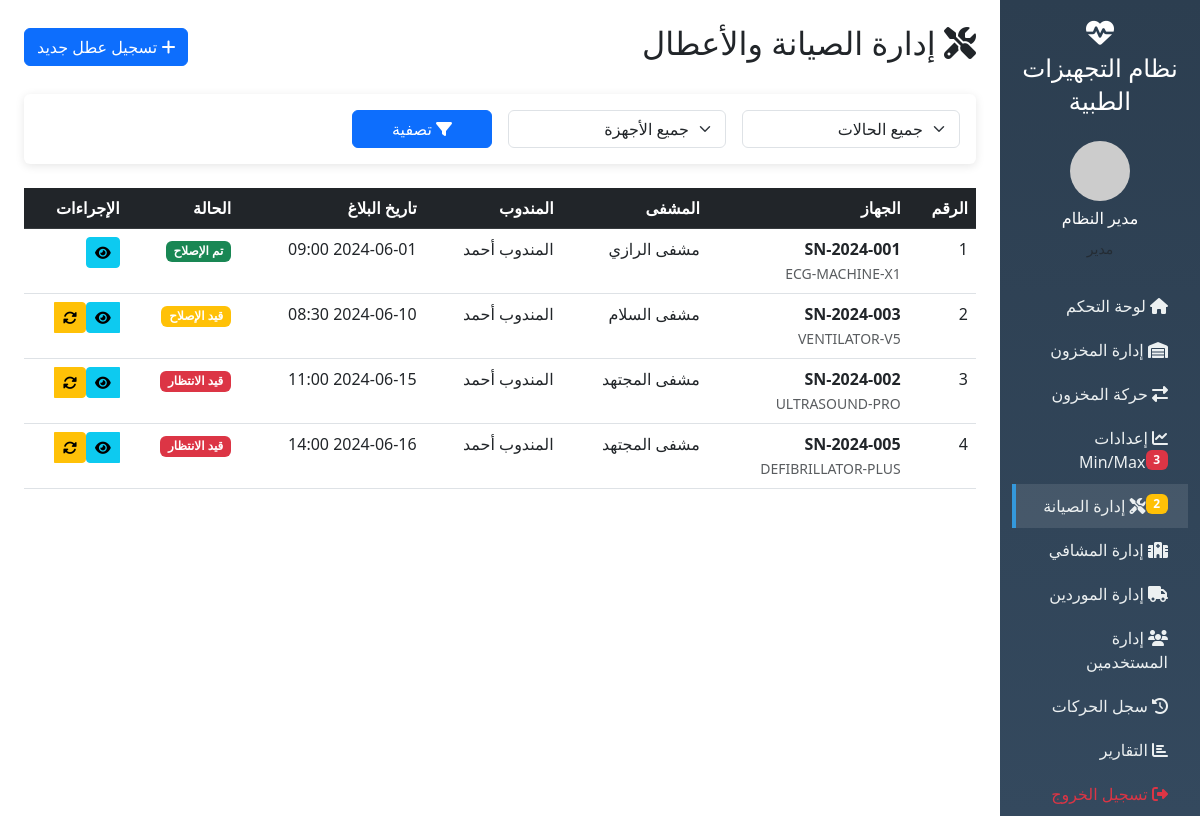
/maintenance.php (signed in), run on the app's committed database.
### tables this page shows
CREATE TABLE maintenance_logs (
    id INT AUTO_INCREMENT PRIMARY KEY,
    device_id INT NOT NULL,
    hospital_id INT NOT NULL,
    reported_by INT DEFAULT NULL,
    assigned_rep_id INT NOT NULL,
    problem_description TEXT NOT NULL,
    status ENUM('pending', 'in_progress', 'resolved') DEFAULT 'pending',
    reported_date DATETIME DEFAULT CURRENT_TIMESTAMP,
    start_date DATETIME DEFAULT NULL,
    resolution_notes TEXT,
    resolved_date DATETIME DEFAULT NULL,
    created_at TIMESTAMP DEFAULT CURRENT_TIMESTAMP,
    updated_at TIMESTAMP DEFAULT CURRENT_TIMESTAMP ON UPDATE CURRENT_TIMESTAMP,
    FOREIGN KEY (device_id) REFERENCES devices(id) ON DELETE CASCADE,
    FOREIGN KEY (hospital_id) REFERENCES hospitals(id) ON DELETE CASCADE,
    FOREIGN KEY (reported_by) REFERENCES users(id) ON DELETE SET NULL,
    FOREIGN KEY (assigned_rep_id) REFERENCES users(id) ON DELETE CASCADE,
    INDEX idx_device (device_id),
    INDEX idx_status (status),
    INDEX idx_assigned (assigned_rep_id)
);

CREATE TABLE devices (
    id INT AUTO_INCREMENT PRIMARY KEY,
    serial_number VARCHAR(50) NOT NULL UNIQUE,
    model VARCHAR(100) NOT NULL,
    brand VARCHAR(50),
    supplier_id INT,
    purchase_date DATE NOT NULL,
    warranty_months INT NOT NULL DEFAULT 12,
    warranty_expiry_date DATE,
    purchase_price DECIMAL(10,2),
    notes TEXT,
    status ENUM('in_stock', 'sold', 'maintenance') DEFAULT 'in_stock',
    current_hospital_id INT DEFAULT NULL,
    sold_date DATE DEFAULT NULL,
    sold_price DECIMAL(10,2),
    created_at TIMESTAMP DEFAULT CURRENT_TIMESTAMP,
    updated_at TIMESTAMP DEFAULT CURRENT_TIMESTAMP ON UPDATE CURRENT_TIMESTAMP,
    FOREIGN KEY (supplier_id) REFERENCES suppliers(id) ON DELETE SET NULL,
    FOREIGN KEY (current_hospital_id) REFERENCES hospitals(id) ON DELETE SET NULL,
    INDEX idx_serial (serial_number),
    INDEX idx_status (status),
    INDEX idx_model (model),
    INDEX idx_warranty (warranty_expiry_date)
);

CREATE TABLE hospitals (
    id INT AUTO_INCREMENT PRIMARY KEY,
    name VARCHAR(100) NOT NULL,
    rep_id INT DEFAULT NULL,
    contact_person VARCHAR(100),
    phone VARCHAR(20),
    email VARCHAR(100),
    address TEXT,
    notes TEXT,
    created_at TIMESTAMP DEFAULT CURRENT_TIMESTAMP,
    is_active BOOLEAN DEFAULT TRUE,
    FOREIGN KEY (rep_id) REFERENCES users(id) ON DELETE SET NULL,
    INDEX idx_rep (rep_id)
);

CREATE TABLE users (
    id INT AUTO_INCREMENT PRIMARY KEY,
    username VARCHAR(50) NOT NULL UNIQUE,
    email VARCHAR(100) NOT NULL UNIQUE,
    password VARCHAR(255) NOT NULL,
    full_name VARCHAR(100) NOT NULL,
    role ENUM('admin', 'rep', 'storekeeper') NOT NULL DEFAULT 'storekeeper',
    phone VARCHAR(20),
    last_login DATETIME DEFAULT NULL,
    last_login_ip VARCHAR(45),
    created_at TIMESTAMP DEFAULT CURRENT_TIMESTAMP,
    is_active BOOLEAN DEFAULT TRUE,
    INDEX idx_role (role),
    INDEX idx_username (username)
);

### models/Maintenance.php (called while the page is built, shortened)
<?php
class Maintenance {
    private $pdo;
    public function __construct($pdo) {
        $this->pdo = $pdo;
    }
    public function getAll($filters = []) {
        $sql = "SELECT ml.*, d.serial_number, d.model,
            h.name as hospital_name,
            u1.full_name as reported_by_name,
            u2.full_name as rep_name
            FROM maintenance_logs ml
            JOIN devices d ON ml.device_id = d.id
            LEFT JOIN hospitals h ON ml.hospital_id = h.id
            LEFT JOIN users u1 ON ml.reported_by = u1.id
            LEFT JOIN users u2 ON ml.assigned_rep_id = u2.id
            WHERE 1=1";
        $params = [];
        if (!empty($filters['status'])) {
            $sql .= " AND ml.status = ?";
            $params[] = $filters['status'];
        }
        $sql .= " ORDER BY ml.created_at DESC";
        $stmt = $this->pdo->prepare($sql);
        $stmt->execute($params);
        return $stmt->fetchAll();
    }
}

### maintenance.php (the view, shortened to what this page needs)
<?php
require_once __DIR__ . '/includes/header.php';
$filters = [];
if ($_SESSION['role'] == 'rep') {
    $maintenances = $maintenanceModel->getByRep($_SESSION['user_id']);
    $allMaintenances = $maintenanceModel->getAll($filters);
    $allMaintenances = array_filter($allMaintenances, function($m) {
        return $m['assigned_rep_id'] == $_SESSION['user_id'];
    });
} else {
    $allMaintenances = $maintenanceModel->getAll($filters);
}
?>
<div class="d-flex justify-content-between align-items-center mb-4">
    <h2><i class="fas fa-tools"></i> إدارة الصيانة والأعطال</h2>
    <?php if ($_SESSION['role'] == 'admin' || $_SESSION['role'] == 'rep'): ?>
    <button class="btn btn-primary" data-bs-toggle="modal" data-bs-target="#addMaintenanceModal">
        <i class="fas fa-plus"></i> تسجيل عطل جديد
    </button>
    <?php endif; ?>
</div>
<div class="card mb-4">
    <div class="card-body">
        <form method="GET" class="row g-3">
            <div class="col-md-3">
                <select name="status" class="form-select">
                    <option value="">جميع الحالات</option>
                </select>
            </div>
            <div class="col-md-3">
                <select name="device_id" class="form-select">
                    <option value="">جميع الأجهزة</option>
                </select>
            </div>
            <div class="col-md-2">
                <button type="submit" class="btn btn-primary w-100"><i class="fas fa-filter"></i> تصفية</button>
            </div>
        </form>
    </div>
</div>
<div class="table-responsive">
    <table class="table table-hover">
        <thead class="table-dark">
            <tr>
                <th>الرقم</th>
                <th>الجهاز</th>
                <th>المشفى</th>
                <th>المندوب</th>
                <th>تاريخ البلاغ</th>
                <th>الحالة</th>
                <th>الإجراءات</th>
            </tr>
        </thead>
        <tbody>
            <?php if (count($allMaintenances) > 0): ?>
                <?php foreach ($allMaintenances as $maint): ?>
                <tr>
                    <td><?= $maint['id'] ?></td>
                    <td>
                        <strong><?= htmlspecialchars($maint['serial_number']) ?></strong><br>
                        <small class="text-muted"><?= htmlspecialchars($maint['model']) ?></small>
                    </td>
                    <td><?= htmlspecialchars($maint['hospital_name']) ?></td>
                    <td><?= htmlspecialchars($maint['rep_name']) ?></td>
                    <td><?= date('Y-m-d H:i', strtotime($maint['reported_date'])) ?></td>
                    <td>
                        <span class="badge bg-<?= $maint['status'] == 'resolved' ? 'success' : ($maint['status'] == 'in_progress' ? 'warning' : 'danger') ?>">
                            <?= $maintenance_status[$maint['status']] ?>
                        </span>
                    </td>
                    <td>
                        <div class="btn-group">
                            <a href="maintenance_card.php?id=<?= $maint['id'] ?>" class="btn btn-sm btn-info" title="التفاصيل">
                                <i class="fas fa-eye"></i>
                            </a>
                            <?php if ($maint['status'] != 'resolved' && ($_SESSION['role'] == 'admin' || ($_SESSION['role'] == 'rep' && $maint['assigned_rep_id'] == $_SESSION['user_id']))): ?>
                            <button class="btn btn-sm btn-warning" onclick="showUpdateStatusModal(<?= $maint['id'] ?>)" title="تحديث الحالة">
                                <i class="fas fa-sync-alt"></i>
                            </button>
                            <?php endif; ?>
                        </div>
                    </td>
                </tr>
                <?php endforeach; ?>
            <?php else: ?>
                <tr>
                    <td colspan="7" class="text-center py-4">لا توجد أعطال مسجلة</td>
                </tr>
            <?php endif; ?>
        </tbody>
    </table>
</div>
<?php
require_once __DIR__ . '/includes/footer.php';
?>

### includes/header.php (style rules this page uses)
.card { border: none; box-shadow: 0 2px 10px rgba(0,0,0,0.1); margin-bottom: 20px; }

### data on the page
maintenance_logs: id "1", device.serial_number "SN-2024-001", device.model "ECG-MACHINE-X1", hospital.name "مشفى الرازي", assigned_rep.full_name "المندوب أحمد", reported_date "2024-06-01 09:00", status "تم الإصلاح"
maintenance_logs: id "2", device.serial_number "SN-2024-003", device.model "VENTILATOR-V5", hospital.name "مشفى السلام", assigned_rep.full_name "المندوب أحمد", reported_date "2024-06-10 08:30", status "قيد الإصلاح"
maintenance_logs: id "3", device.serial_number "SN-2024-002", device.model "ULTRASOUND-PRO", hospital.name "مشفى المجتهد", assigned_rep.full_name "المندوب أحمد", reported_date "2024-06-15 11:00", status "قيد الانتظار"
maintenance_logs: id "4", device.serial_number "SN-2024-005", device.model "DEFIBRILLATOR-PLUS", hospital.name "مشفى المجتهد", assigned_rep.full_name "المندوب أحمد", reported_date "2024-06-16 14:00", status "قيد الانتظار"

### other printed values
$_SESSION['full_name'] "مدير النظام"
$roles[$_SESSION['role']] "مدير"
count($minmaxAlerts) "3"
count($pending) "2"
